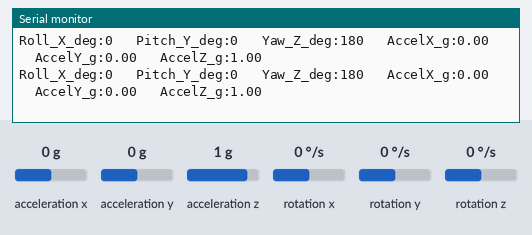
A sketch run on a simulated Arduino Uno WiFi Rev2. Shown: the last lines printed to the serial monitor. Inputs (shaded band) come from the test bench; at power-on: acceleration x 0 g, acceleration y 0 g, acceleration z 1 g, rotation x 0 °/s, rotation y 0 °/s, rotation z 0 °/s.

Above: at 1.2 s.
1.3 s: acceleration x set to -1.4 g
At 1.6 s:
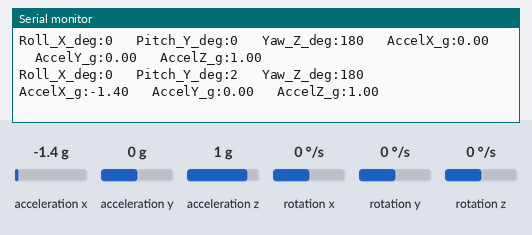
2.8 s: acceleration y set to -1.4 g
At 2.83 s:
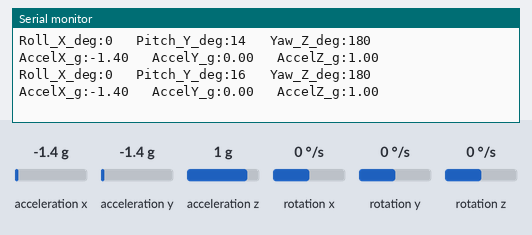
4.3 s: acceleration z set to -1.4 g
At 4.48 s:
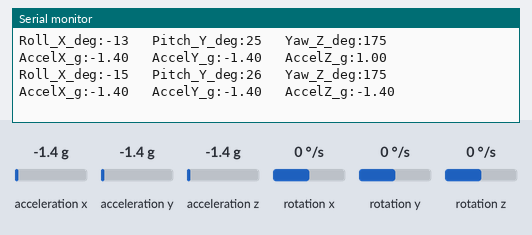
5.8 s: rotation x set to -192 °/s
At 5.92 s:
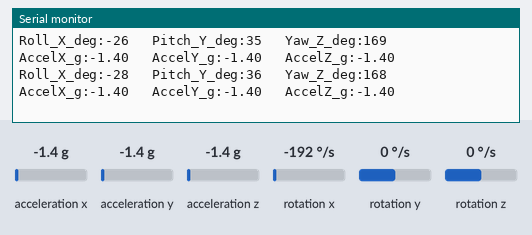
7.3 s: rotation y set to -192 °/s
At 7.36 s:
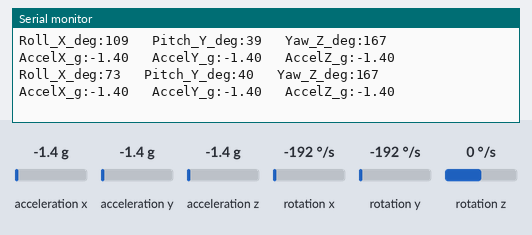
Timing chart, 0 to 9.8 s (numbered marks = the images above; inputs shaded):
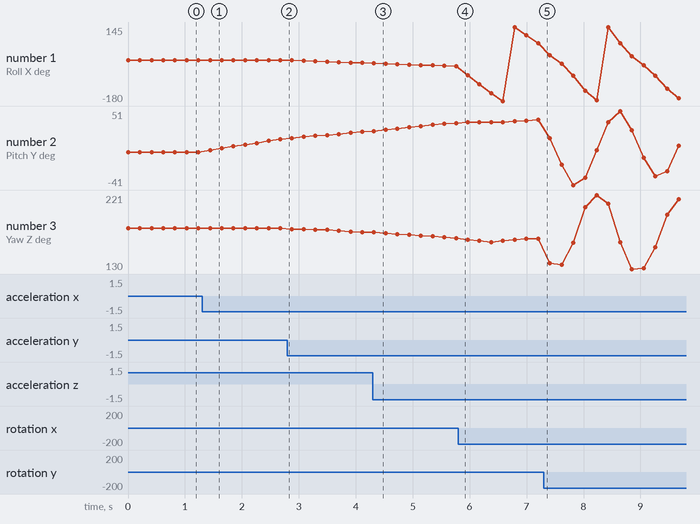

The sketch:

AHRS.ino
```cpp
/* Implements an AHRS using the LSM6DS3 accelerometers and gyroscopes.

  The Arduino Uno WiFi Rev2 has an onboard LSM6DS3.

  Start the Serial Monitor using Tools > Serial Monitor.
  Run the program view sensor values.
  Optionally use the Serial Plotter.

  See https://www.arduino.cc/reference/en/libraries/madgwick/ as a reference
  for the Madwick algorithm library.

  W. Newhall 6/2023 (original)
*/

// Recommend not changing these values
#define LOOP_TIME_INTERVAL_MS     200.0   // Step time interval for control loop (200.0 recommended)
#define SERIAL_BAUD_RATE          115200  // Baud rate for serial output (for Serial Monitor and Plotter)

// Include other code used for this program
#include <Arduino_LSM6DS3.h>
#include <MadgwickAHRS.h>

// Global variables used across functions
float accel_x_g = 0;              // Acceleration in x axis (g)
float accel_y_g = 0;              // Acceleration in y axis (g)
float accel_z_g = 0;              // Acceleration in z axis (g)
float angle_rate_x_degpsec = 0;   // Rate of angle around x axis (g)
float angle_rate_y_degpsec = 0;   // Rate of angle around y axis (g)
float angle_rate_z_degpsec = 0;   // Rate of angle around z axis (g)
float roll_x_deg = 0;               // Roll angle (deg)
float pitch_y_deg = 0;              // Pitch angle (deg)
float yaw_z_deg = 0;                // Yaw angle (deg)

Madgwick mw_filter;  // Madgwick algorithm for roll, pitch, and yaw calculations

// =======================================================================================================
// MAIN ARDUINO SETUP - This code runs once at startup
// =======================================================================================================
void setup() {
  float ahrs_update_rate_hz; // Rate at which ARHS values are updated

  Serial.begin(SERIAL_BAUD_RATE); // Initialize the serial port for the Serial Monitor

  // Initialize the LSM6DS3 IMU
  if (IMU.begin()) {
    Serial.println("LSM6DS3 IMU successfully initialized.");
  }
  else {
    Serial.println("LSM6DS3 IMU initialization failed.");
    IMU.end();
    while(1);    // Wait here if IMU initialization failed
  }

  // Initialize the Madgwick filter
  ahrs_update_rate_hz = 1000.0/(float)LOOP_TIME_INTERVAL_MS;
  mw_filter.begin(ahrs_update_rate_hz);
}

// =======================================================================================================
// MAIN ARDUINO LOOP - This code runs repeatedly
// =======================================================================================================
void loop() {
  if(IMU.accelerationAvailable() && IMU.gyroscopeAvailable()) { // Check if new accel and gyro values are available
    IMU.readAcceleration(accel_x_g, accel_y_g, accel_z_g);
    IMU.readGyroscope(angle_rate_x_degpsec, angle_rate_y_degpsec, angle_rate_z_degpsec);  // Read gyro values
    mw_filter.updateIMU(angle_rate_x_degpsec, angle_rate_y_degpsec, angle_rate_z_degpsec,
      accel_x_g, accel_y_g, accel_z_g); // Update the roll, putch, and yaw values
    roll_x_deg = mw_filter.getRoll();     // Get the roll angle from the filter (deg)
    pitch_y_deg = mw_filter.getPitch();   // Get the pitch angle from the filter (deg)
    yaw_z_deg = mw_filter.getYaw();       // Get the yaw angle from the filter (deg)
  }

  // Outputs text to serial port for monitoring values using SERIAL PLOTTER
  Serial.print("Roll_X_deg:"); Serial.print(roll_x_deg, 0); Serial.print("   ");
  Serial.print("Pitch_Y_deg:"); Serial.print(pitch_y_deg, 0); Serial.print("   ");
  Serial.print("Yaw_Z_deg:"); Serial.print(yaw_z_deg, 0); Serial.print("   ");
  Serial.print("AccelX_g:"); Serial.print(accel_x_g); Serial.print("   ");
  Serial.print("AccelY_g:"); Serial.print(accel_y_g); Serial.print("   ");
  Serial.print("AccelZ_g:"); Serial.print(accel_z_g); Serial.print("   ");
  // For debugging or optional display:
    // Serial.print("AngleRateX_degpsec:"); Serial.print(angle_rate_x_degpsec); Serial.print("   ");
    // Serial.print("AngleRateY_degpsec:"); Serial.print(angle_rate_y_degpsec); Serial.print("   ");
    // Serial.print("AngleRateZ_degpsec:"); Serial.print(angle_rate_z_degpsec); Serial.print("   ");
  Serial.print("\n");

  delay(LOOP_TIME_INTERVAL_MS);   // Delay before looping again
}
```

Measured:
- after the input at 1.3 s, the serial monitor: prints a new line after 0.14 s (image 1)
- after the input at 4.3 s, the serial monitor: prints a new line at once (image 3)
- plotted number 1: 0 → -13 after the input at 2.8 s, -28 → 73 after the input at 5.8 s, 73 → -167 after the input at 7.3 s
- plotted number 2: 0 → 16 after the input at 1.3 s, 25 → 36 after the input at 4.3 s, 40 → 8 after the input at 7.3 s
- plotted number 3: 180 → 175 after the input at 2.8 s, 168 → 167 after the input at 5.8 s, 167 → 216 after the input at 7.3 s
